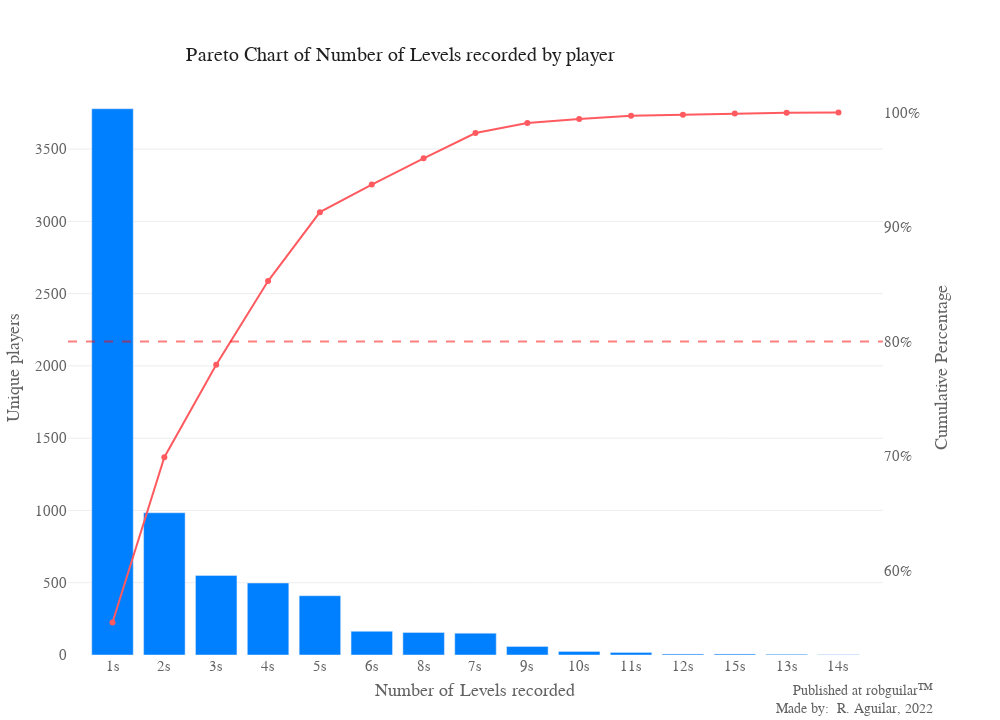

Here is the notebook cell this chart was saved with:
### Markdown cell above
Now let's see how many levels were recorded by player on each level.

### Code cell
from plotly.subplots import make_subplots

# Group data of amount of levels recorded by player id
countdf = df.groupby('player_id')['level'].nunique().reset_index()

# Count the number amount of players according to amount of levels recorded by player
countdf = countdf.groupby('level')['player_id'].nunique().reset_index()

# Arrange data according to amount of levels
countdf.level = [str(i)+'s' for i in countdf.level]
countdf = countdf.sort_values('player_id', ascending= False)

# Generate CumSum
cumulative_per =  countdf.player_id / countdf.player_id.sum() * 100
cumulative_per = cumulative_per.cumsum()

# Format new DF
countdf = pd.concat([countdf, cumulative_per], axis = 1)
countdf.columns = ["levels","players","Cum_per"]

# Pareto Chart
linec = make_subplots(specs=[[{"secondary_y": True}]])

# Bar plot graphic object
linec.add_trace(go.Bar(x = countdf.levels, y = countdf.players, name = "Players", marker_color= "#007FFF"),
                        secondary_y = False)

# Scatter plot graphic object
linec.add_trace(go.Scatter(x = countdf.levels, y = countdf.Cum_per/100, mode='lines+markers', name = "Percentage", marker_color= "#FF5A5F"),
                        secondary_y = True)

# Layout
linec.update_layout(title = {'text':'Pareto Chart of Number of Levels recorded by player'},
                    xaxis = {"title":"Number of Levels recorded"},
                    yaxis = {"title":"Unique players"})
linec.update_layout(layout)
linec.update_yaxes(tickformat = "0%", title = "Cumulative Percentage", secondary_y = True)
linec.update_layout(showlegend=False)
linec.add_hline(y=0.8, line_dash = "dash", line_color="red", opacity=0.5, secondary_y = True)
linec.add_annotation(sign)
linec.show()

### Figure 1 — Plotly figure (JSON) as saved in the notebook; plotly's stock layout.template omitted (floating-point values rounded to 4 significant figures)
{"data": [{"marker": {"color": "#007FFF"}, "name": "Players", "type": "bar", "x": ["1s", "2s", "3s", "4s", "5s", "6s", "8s", "7s", "9s", "10s", "11s", "12s", "15s", "13s", "14s"], "xaxis": "x", "y": [3779, 984, 550, 498, 410, 164, 156, 151, 59, 25, 18, 7, 7, 5, 1], "yaxis": "y"}, {"marker": {"color": "#FF5A5F"}, "mode": "lines+markers", "name": "Percentage", "type": "scatter", "x": ["1s", "2s", "3s", "4s", "5s", "6s", "8s", "7s", "9s", "10s", "11s", "12s", "15s", "13s", "14s"], "xaxis": "x", "y": [0.5546, 0.699, 0.7797, 0.8528, 0.913, 0.937, 0.9599, 0.9821, 0.9908, 0.9944, 0.9971, 0.9981, 0.9991, 0.9999, 1], "yaxis": "y2"}], "layout": {"activeshape": {"opacity": 0.7}, "annotations": [{"align": "right", "font": {"size": 14}, "showarrow": false, "text": "Published at <a href='https://www.robguilar.com'>robguilar&#8482;</a><br>Made by:  R. Aguilar, 2022", "visible": true, "x": 1, "xref": "paper", "y": -0.11, "yref": "paper"}], "autosize": true, "autotypenumbers": "convert types", "font": {"color": "#636363", "family": "segoe ui light", "size": 15}, "grid": {"pattern": "coupled", "roworder": "bottom to top", "xgap": 0.5, "xside": "bottom", "ygap": 0.5}, "height": 720, "hoverdistance": 50, "hoverlabel": {"align": "left", "bgcolor": "#3D5165", "bordercolor": "#fff", "font": {"color": "#FFFFFF", "family": "segoe ui light", "size": 15}}, "legend": {"bordercolor": "#F70000", "font": {"size": 15}, "itemclick": "toggleothers", "itemdoubleclick": false, "itemwidth": 30, "title": {"font": {"color": "#202020", "size": 17}, "side": "top"}, "x": 1.05}, "margin": {"b": 65, "l": 65, "pad": 0, "r": 65, "t": 80}, "newshape": {"line": {"color": "#3D5165", "width": 1.5}, "opacity": 0.7}, "paper_bgcolor": "#FFFFFF", "plot_bgcolor": "#FFFFFF", "separators": ". ", "shapes": [{"line": {"color": "red", "dash": "dash"}, "opacity": 0.5, "type": "line", "x0": 0, "x1": 1, "xref": "x domain", "y0": 0.8, "y1": 0.8, "yref": "y2"}], "showlegend": false, "title": {"font": {"color": "#202020", "family": "bahnschrift light", "size": 20}, "pad": {"b": 15, "l": 1}, "text": "Pareto Chart of Number of Levels recorded by player", "x": 0.4, "xanchor": "center", "y": 0.935, "yanchor": "top", "yref": "container"}, "width": 1000, "xaxis": {"anchor": "free", "automargin": true, "domain": [0, 0.94], "gridcolor": "#fff", "position": 0, "showgrid": false, "showspikes": false, "spikecolor": "#DEDEDE", "spikethickness": 1.5, "tickcolor": "#FD0000", "ticklabelposition": "outside", "title": {"standoff": 10, "text": "Number of Levels recorded"}, "zeroline": true, "zerolinecolor": "#fff", "zerolinewidth": 1.5}, "yaxis": {"anchor": "x", "automargin": true, "domain": [0, 1], "gridcolor": "#EDEDED", "showspikes": false, "spikecolor": "#DEDEDE", "spikethickness": 1.5, "ticklabelposition": "outside", "tickprefix": "", "ticksuffix": "", "title": {"standoff": 10, "text": "Unique players"}, "zeroline": true, "zerolinecolor": "#fff", "zerolinewidth": 1.5}, "yaxis2": {"anchor": "x", "overlaying": "y", "side": "right", "tickformat": "0%", "title": {"text": "Cumulative Percentage"}}}}
